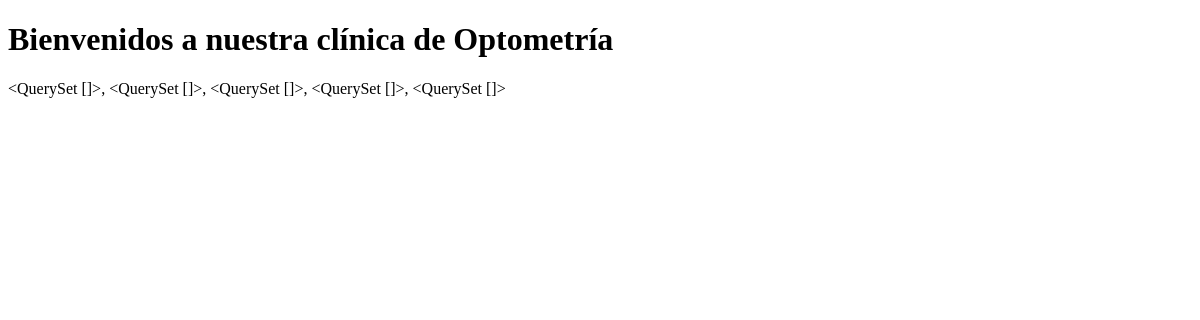
Before: / with the older database file.
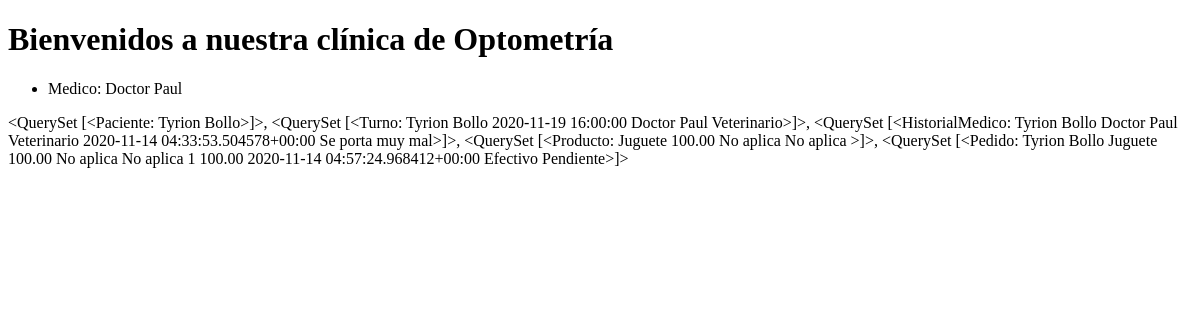
After: the same page with the newer database file.
### clinica/models.py (models this page shows)
class Medico(models.Model):
    nombre = models.CharField(max_length=64)
    apellido = models.CharField(max_length=64)
    especialidad = models.CharField(max_length=64)
    def __str__(self):
        return f"{self.nombre} {self.apellido} {self.especialidad}"

class Paciente(models.Model):
    nombre = models.CharField(max_length=64)
    apellido = models.CharField(max_length=64)
    def __str__(self):
        return f"{self.nombre} {self.apellido}"

class Turno(models.Model):
    paciente = models.ForeignKey(Paciente, on_delete=models.RESTRICT, related_name="paciente_turno")
    medico =  models.ForeignKey(Medico, on_delete=models.RESTRICT, related_name="medico_turno")
    dia = models.DateField()
    hora = models.TimeField()
    def __str__(self):
        return f"{self.paciente} {self.dia} {self.hora} {self.medico}"

class HistorialMedico(models.Model):
    paciente = models.ForeignKey(Paciente, on_delete=models.RESTRICT, related_name="paciente_historial")
    medico =  models.ForeignKey(Medico, on_delete=models.RESTRICT, related_name="medico_historial")
    observacion = models.TextField()
    fecha_y_hora = models.DateTimeField(auto_now_add = True)
    def __str__(self):
        return f"{self.paciente} {self.medico} {self.fecha_y_hora} {self.observacion}"

class Producto(models.Model):
    nombre_producto = models.CharField(max_length=64)
    precio = models.DecimalField(decimal_places=2, max_digits=5)
    lente = models.CharField(max_length=64)
    armazon = models.CharField(max_length=64)
    def __str__(self):
        return f" {self.nombre_producto} {self.precio} {self.lente} {self.armazon} "

class Pedido(models.Model):
    paciente = models.ForeignKey(Paciente, on_delete=models.RESTRICT, related_name="paciente_producto")
    producto = models.ForeignKey(Producto, on_delete=models.RESTRICT, related_name="producto_pedido")
    cantidad = models.IntegerField()
    subtotal = models.DecimalField(decimal_places=2, max_digits=10)
    tipo_de_pago = models.CharField(max_length=64)
    estado = models.CharField(max_length=64)
    fecha_y_hora = models.DateTimeField(auto_now_add = True)
    def __str__(self):
        return f"{self.paciente} {self.producto} {self.cantidad} {self.subtotal} {self.fecha_y_hora} {self.tipo_de_pago} {self.estado}"

### clinica/views.py (the view)
# urls.py: path("", views.index, name = "index")
def index(request):
    return render(request,"clinica/index.html", {
        "titulo": "Bienvenidos a nuestra clínica de Optometría",
        "medicos": Medico.objects.all(),
        "pacientes": Paciente.objects.all(),
        "turnos": Turno.objects.all(),
        "historiales_medicos": HistorialMedico.objects.all(),
        "productos": Producto.objects.all(),
        "pedidos": Pedido.objects.all()
        })

### clinica/templates/clinica/index.html
{% extends "clinica/layout.html" %}
{% block body %}
<h1>{{titulo}}</h1>
<ul>
    {% for medico in medicos %}
    <li>Medico: {{medico.nombre }} {{medico.apellido}}</li>
    {% endfor %}
    </ul>
<p> {{pacientes}},
    {{turnos}},
    {{historiales_medicos}},
    {{productos}},
    {{pedidos}}</p>
{% endblock %}

### clinica/templates/clinica/layout.html (shortened to what this page needs)
<!DOCTYPE html>
<html lang="en">
<head>
</head>
<body>
{% block body %}
{% endblock %}
</body>
</html>

Changed rows visible on the page:
added Medico: nombre "Doctor", apellido "Paul"
added Paciente: nombre+apellido "<QuerySet [<Paciente: Tyrion Bollo>]>"
added Turno: paciente+dia+hora "<QuerySet [<Turno: Tyrion Bollo 2020-11-19 16:00:00 Doctor Paul Veterinario>]>"
added HistorialMedico: paciente+medico+fecha_y_hora "<QuerySet [<HistorialMedico: Tyrion Bollo Doctor Paul Veterinario 2020-11-14 04:33:53.504578+00:00 Se porta muy mal>]>"
added Producto: nombre_producto+precio+lente "<QuerySet [<Producto: Juguete 100.00 No aplica No aplica >]>"
added Pedido: paciente+producto+cantidad "<QuerySet [<Pedido: Tyrion Bollo Juguete 100.00 No aplica No aplica 1 100.00 2020-11-14 04:57:24.968412+00:00 Efectivo Pendiente>]>"
Other visible differences:
{{ pacientes }}: "<QuerySet []>" → (not shown)
{{ turnos }}: "<QuerySet []>" → (not shown)
{{ historiales_medicos }}: "<QuerySet []>" → (not shown)
{{ productos }}: "<QuerySet []>" → (not shown)
{{ pedidos }}: "<QuerySet []>" → (not shown)
